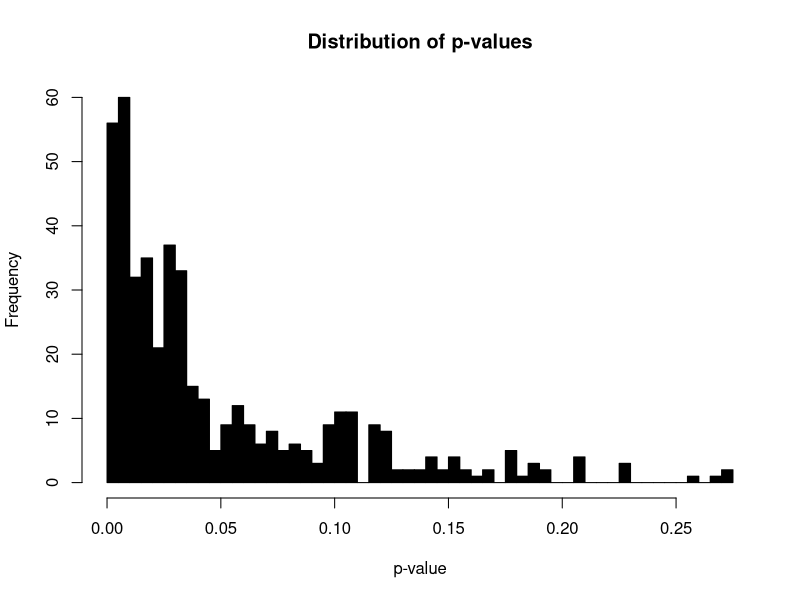

Source code (R):
# Function to plot the results of the reproducabilty of mutational ordering 
# in the presence of co-occuring mutations and non-independent mutational paths.

#

# Geno Guerra
# University of California, Berkeley
# Created on May 11, 2019


# Set the location of the output from Reproducability_Permutation_Test.R
setwd("~/Desktop/")
#setwd("~/Dropbox/Mutational_Ordering")

# This plots the histogram of p-values.
p_vals = data.frame(read.table('p_values.txt', header = FALSE))
ps = sapply(p_vals, as.numeric)
hist(ps, breaks = 75, xlab = "p-value", col = "black", main = "Distribution of p-values")
length(which(ps < 0.05))/ nrow(ps)



# This evaluates the conditional distribution of p-values based on the occurence of a specific ordering (2,3) or (3,2)
no_col = max(count.fields('paths_taken.txt'), sep = " ")
Path_Data = data.frame(read.table('paths_taken.txt',sep =" ", header = FALSE, fill = TRUE, col.names = (c(1:no_col))))

counter = 1
n_paths = 13
n_iter = nrow(Path_Data)/(n_paths+1)
p_val_vec_32 = c()
p_val_vec_23 = c()
for(i in c(1:n_iter)){
  
  # determine where the 2 occurs in the first path
  l2 = which(Path_Data[counter +1, ] == 2)
  l3 = which(Path_Data[counter +1, ] == 3)
  
  if( l2 <l3){
    p_val_vec_23 = c(p_val_vec_23, Path_Data[counter,1])
    
  }
  if(l3 < l2){
    p_val_vec_32 = c(p_val_vec_32, Path_Data[counter,1])
    
  }
  counter = counter + n_paths + 1
  
}
